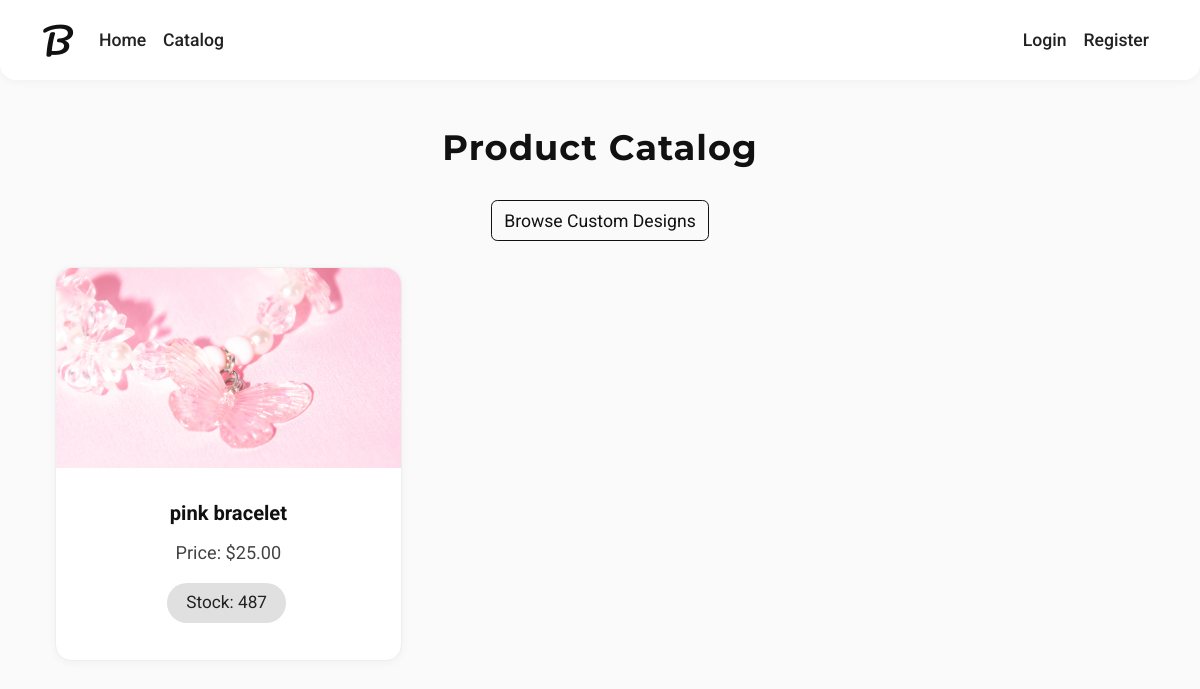
The app's page /catalog/, older data.
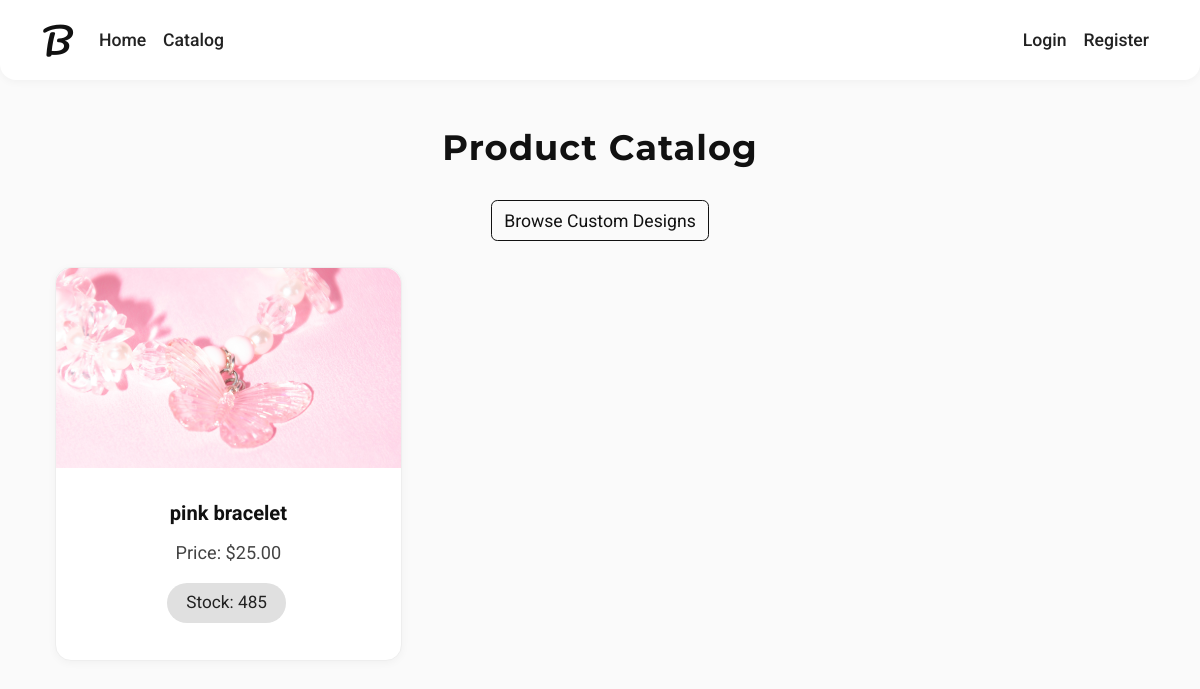
The same page, newer data.
### shop/models.py (models this page shows, shortened)
class Product(models.Model):
    name = models.CharField(max_length=100)
    price = models.DecimalField(max_digits=8, decimal_places=2)
    image = models.ImageField(upload_to='product_images/')
    created_by = models.ForeignKey(SellerProfile, on_delete=models.CASCADE)
    stock = models.PositiveIntegerField(default=0)
    created_at = models.DateTimeField(auto_now_add=True, null=True, blank=True)

### shop/views.py (the view)
# urls.py: path('catalog/', views.catalog, name='catalog'),
def catalog(request):
    products = Product.objects.all()
    return render(request, 'shop/catalog.html', {'products': products})

### shop/templates/shop/catalog.html (shortened to what this page needs)
{% extends 'shop/base.html' %}
{% block content %}
<div class="container">
    <div class="catalog-title">Product Catalog</div>
    <div class="text-center mb-4">
        <a href="{% url 'public_custom_designs' %}" class="btn btn-outline-primary">Browse Custom Designs</a>
    </div>
    {% if products %}
        <div class="row g-4">
        {% for product in products %}
            {% if not product.name|slice:":7" == "Custom:" %}
            <div class="col-md-4 mb-4">
                <div class="material-card card h-100 text-center">
                    {% if product.image %}
                        <img src="{{ product.image.url }}" class="card-img-top" alt="{{ product.name }}">
                    {% else %}
                        <div class="card-img-top bg-light d-flex align-items-center justify-content-center" style="height:200px;">
                            <span class="text-muted">No image</span>
                        </div>
                    {% endif %}
                    <div class="card-body">
                        <h5 class="card-title">{{ product.name }}</h5>
                        <p class="card-text">Price: ${{ product.price }}</p>
                        <p class="card-text"><span class="material-chip secondary">Stock: {{ product.stock }}</span></p>
                    </div>
                </div>
            </div>
            {% endif %}
        {% endfor %}
        </div>
    {% else %}
        <p class="text-center">No products available.</p>
    {% endif %}
</div>
{% endblock %}

Row changes from the older to the newer data that the page shows:
changed Product "pink bracelet": stock "487" → "485"
